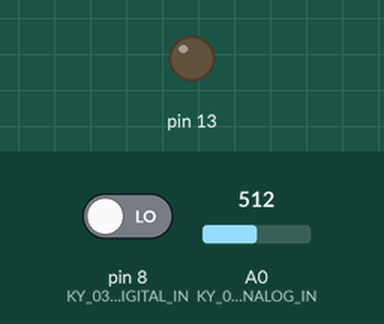
A sketch run on a simulated Arduino Uno, built with avr-gcc and run on an emulated ATmega328P. Parts: output pins drawn as LEDs (lit = HIGH). The inputs (shaded band) are chosen by the test bench; at power-on: pin 8 (KY_038_DIGITAL_IN) LOW, A0 (KY_038_ANALOG_IN) = 512.

Above: at 1.2 s.
1.3 s: pin 8 (KY_038_DIGITAL_IN) driven HIGH
At 2.2 s:
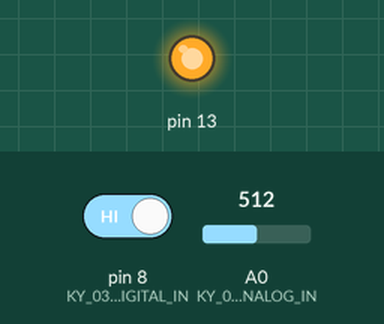
2.8 s: pin 8 (KY_038_DIGITAL_IN) driven LOW
At 3.4 s:
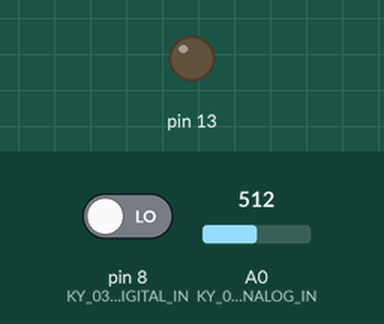
Timing chart, 0 to 5.8 s (numbered marks = the images above; inputs shaded):
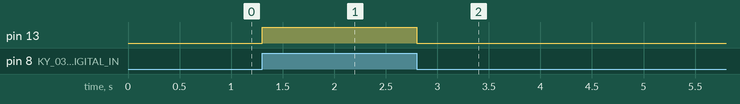

Measured:
- after the input at 1.3 s, pin 13: LOW → HIGH at once
- after the input at 2.8 s, pin 13: HIGH → LOW at once

The sketch:

KY-038_SmallSoundSendor.ino
```cpp
/*
 * inventr.io 37 in 1 Sensor Kit (https://inventr.io/product/37-in-1-sensor-kit/)
 * Sensor Course (https://inventr.io/course/sensor-training/)
 *
 * Code contributions:
 *    David Schmidt (davids@inventr.io)
 *    biTToe        (bittoe@yahoo.com)
 * Lesson - [KY-038] Small Sound Sensor
 *
 *** The KY-037 "Big Sound Sensor" & the KY-038 "Small Sound Sensor"
 *** function EXACTLY the same. The only difference is in the size
 *** and sensitivity of the microphones.
 *
 * KY-038 is a module that is designed to detect sound intensity and convert
 * it into an analog voltage signal. It is also known as a big sound sensor
 * or a sound detection sensor module.

 * This module has a built-in microphone that detects sound waves and converts
 * them into electrical signals. The output voltage of the module varies with
 * the intensity of the sound. The module has an adjustable sensitivity knob
 * that allows you to set the threshold level at which the sound is detected
 * and is widely used in various projects such as voice-activated lights,
 * sound-activated alarms, and interactive sound installations.
 *
 * The sensitivity can be adjusted using the potentiometer on the module.
 * The module has a digital output that goes high when it detects a sound
 * above the set threshold and goes low when the sound is below the threshold.
 *
 *+-+--+--+--+--+--+--+--+--+--+--+--+--+--+--+--+--+--+--+--+
 *|          CALIBRATION
 *| The KY-038 Small Sound Sensor functions like a thermostat
 *| for sound.
 *|
 *| To calibrate this sensor, un-comment the Serial.print
 *| lines at the end of the sketch and run.
 *| The Analog value will be somewhere between 0 & 1023
 *| The Digital Value will be 1 if the analog value is LESS than ~510
 *| The Digital Value will be 0 if the analog value is GREATER than ~510
 *|
 *| In a quiet room, set the trigger point by adjusting the small
 *| screw on the blue potentiometer; this will change the analog
 *| output (sensitivity): Clockwise DECREASES Analog Value,
 *| Counterclockwise INCREASES Analog Value. When the
 *| Analog Value is LESS than about 510 the Digital
 *| Value should change from 0 to 1. This is your trigger point.
 *|
 *| Place a sound source close to the microphone. You could use a
 *| speaker or small electric motor. The sensor is directional and
 *| will work best when the source is directly in front of the sensor.
 *| Turn-on your sound source. IF it is positioned correctly and it
 *| is loud enough, the analogue output will drop below 500
 *| and the digital output will change from 0 to 1.
 *|
 *| To fine tune the sensitivity, observe LED2 on the sensor.
 *| When LED2 is ON you have crossed the threshold. Adjust
 *| the potentiometer so your trigger-point is consistent
 *| and reliable.
 *+-+--+--+--+--+--+--+--+--+--+--+--+--+--+--+--+--+--+--+--+
 *
 ** N.B.
 *
 * You can use HIGH, 1, true interchangeably
 * You can use LOW, 0, false interchangeably
 * but you should be consistent
 *
 * There are seven sensors in this kit that have
 * a red PCB and a blue potentiometer
 * KY-024 LinearHall  | KY-036 TouchSensor
 * KY-025 ReedSwitch  | KY-037 BigSoundSensor
 * KY-026 FlameSensor | KY-038 SmallSoundSensor
 * KY-028 DigitalTempSensor
 *
 * They all function in exactly the same way and use exactly the same code,
 * albeit with different variable names.
 *
 * Each sensor is equipped with:
 * two output pins: digital (DO) and analog (AO).
 * Two on-board LEDs: Power (LED1) & Threshold (LED2)

 * When the intensity of the signal is GREATER than the set threshold:
 * DO == 1, AO < ~500, LED2 is ON

 * When the intensity of the signal is LESS than the set threshold:
 * DO == 0, AO > ~500, LED2 is OFF

 * The analog pin output (AO) is a range from 0 to 1023
 * The digital pin output (DO) is either 0 or 1
 * These are sensors that detects a physical signal: noise, heat, magnetic field... etc
 * Each sensor has a limited range of detection.
 *
 * ** THE STRONGER THE SIGNAL, THE LOWER THE Analog Value -Closer to 0 **
 * ** THE WEAKER THE SIGNAL, THE HIGHER THE Analog Value -Closer to 1024 **
 * ** (AO) LESS THAN ~512 triggers (DO) to 1
 * ** (AO) GREATER than ~512 triggers (DO) to 0
 *
 * These sensors are not calibrated in any meaningful  way.
 * They are detectors as opposed to calibrated sensors; their outputs are not meant to
 * be converted to functional units (dB, degrees, lumens, Teslas... etc)
 *
 * This project uses:
 * One Digital pin to OUTPUT (HIGH or LOW)
 * One Analog pin to OUTPUT (Magnetic field strength & polarity)
 * The onboard LED
 * On the Hero (Arduino Uno compatible) we *could* use: D0-D13, A0-A5.
 * Skip: A0-A5 (can use for any ANALOG pin),
 *       D0/D1 (used by USB),
 *       D2/D3 (save for interrupts),
 *       D13 (used by LED_BUILTIN and SPI Clock),
 *       D5, D6, D9, D10 and D11 (save for PWM)
 *       D11 (SPI MOSI)
 *       D12 (SPI MISO)
 * Recommended for fewest conflicts:
 *    Digital pin: D4, D7 or D8
 *    Analog pin:  A0-A5
 */


const uint8_t KY_038_DIGITAL_IN = 8;  // digital sensor
const uint8_t KY_038_ANALOG_IN = A0;  // analog sensor

void setup() {
  Serial.begin(9600);
  pinMode(LED_BUILTIN, OUTPUT);      // define LED_BUILTIN as output interface
  pinMode(KY_038_DIGITAL_IN, INPUT); // define digital pin as input interface
  pinMode(KY_038_ANALOG_IN, INPUT);  // define analog pin as input interface
}

void loop() {
  int ky038_Dval = digitalRead(KY_038_DIGITAL_IN); // Reads digital value
  int ky038_Aval = analogRead(KY_038_ANALOG_IN);   // Reads analog value

  if (ky038_Dval == HIGH) // temperature GREATER than set threshold
    digitalWrite(LED_BUILTIN, HIGH);
  else                    // temperatire LESS than set threshold
    digitalWrite(LED_BUILTIN, LOW);
  delay(5);             // change this value to pole the sensor more or less often

  /*
   * To see what the sensor is writing to the Hero board
   * Uncomment the Serial.print lines below
   * This information is also useful during calibration
   */
  // Serial.print("Digital Value: ");
  // Serial.print(ky038_Dval);
  // Serial.print(" | ");
  // Serial.print("Analog value: ");
  // Serial.println(ky038_Aval);
}
```
